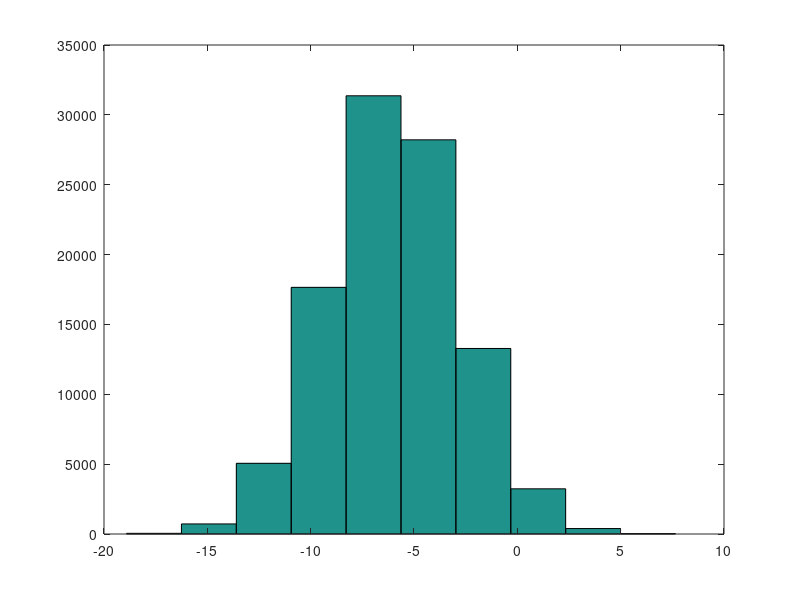

Write MATLAB code to recreate this figure.
% Basic operations can be typed directly in command prompt
4+8

% Basic logical operations can also be typed directly
1 || 0

% Not equal to operator: ~
1 ~= 0

% Complex logical operations 
xor(1,0)

% Assign operation result to variables
a = (1 ~= 0)

% Semicolon suppresses output
b = 'hi';

% Printing variables
disp(b)
b
disp(sprintf('Till 2 decimal places: %0.2f', pi))
% Instead of this complicated syntax, we can use format
format long
disp(pi)
format short % Default value for outputing value, till 4 decimal places
disp(pi)

% Matrices
A = [1 2; 3 4; 7 8]
% Row matrix
R = [1 2 3]
% Column matrix aka vector
C = [1; 2; 3]

% Auto generate matrices using commands
% Generate a matrix of numbers from 1 to 2 inclusive at a step of 0.1
v = 1:0.1:2
v = 1:8

% Identity Matrix
v = eye(4)

% Matrix of ones
v = ones(4,8)
v = 2*v

% Matrix of zeros
v = zeros(1,4)

% Matrix of random numbers
m = rand(4,4)

% Matrix of random gaussian dist. numbers
m = randn(4,4)

%%%% Gausian dist. has mean 0 and standard deviation = 1

% Histograms
w = -6 + sqrt(10)*randn(1,100000);

hist(w)
% To specify bins, we use 
% hist(w, 10)

% To get help use help 
help randn